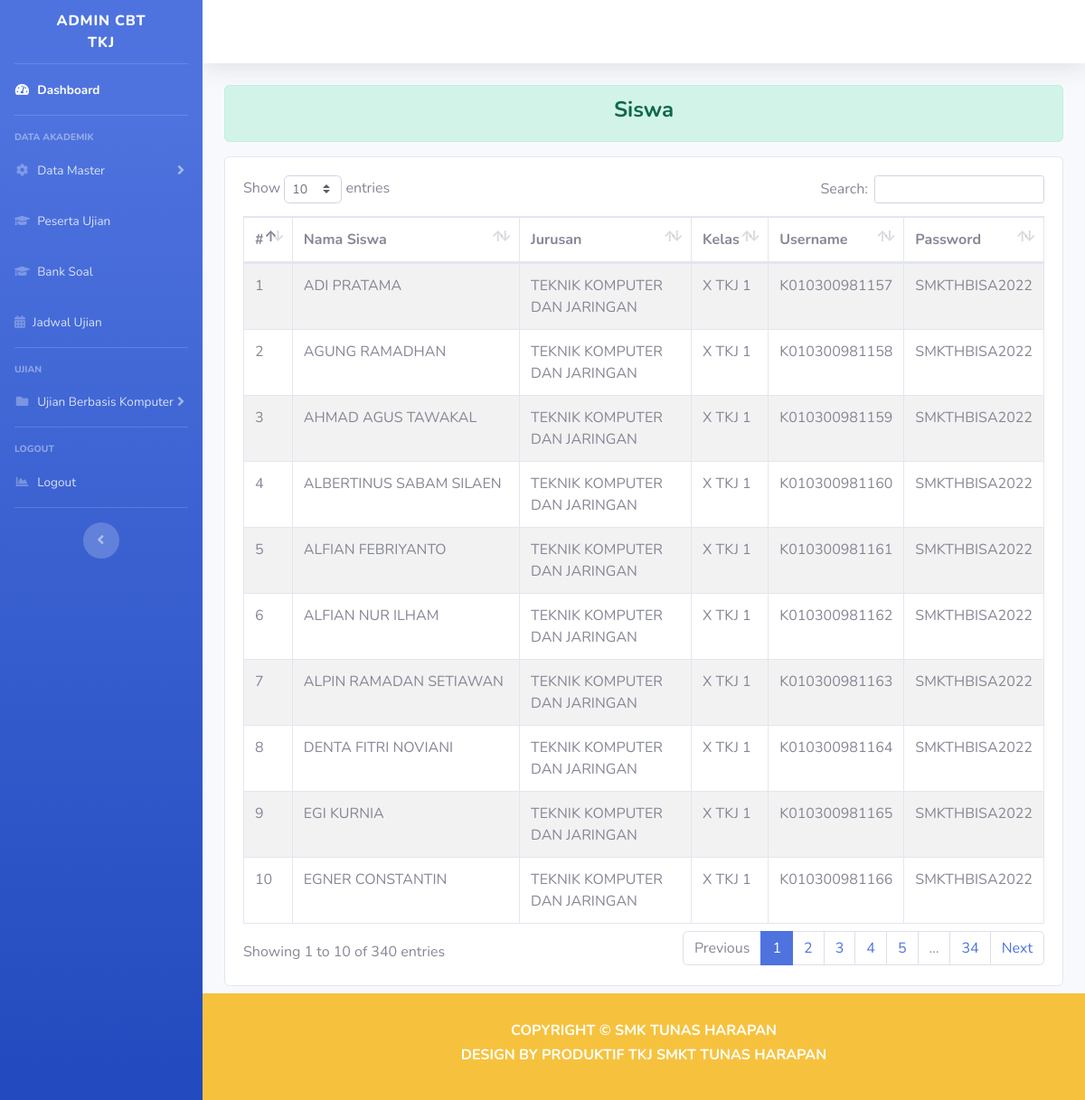
/index.php/dashboard_tkj/peserta_ujian, run on the app's committed database.
### tables this page shows
CREATE TABLE `a_siswa` (
  `id` int(11) NOT NULL,
  `nama_siswa` varchar(512) NOT NULL,
  `kelas` varchar(16) NOT NULL,
  `jurusan` varchar(8) NOT NULL,
  `username` varchar(128) NOT NULL,
  `password` varchar(128) NOT NULL,
  `level` varchar(16) NOT NULL,
  `status` varchar(16) NOT NULL
);

CREATE TABLE `a_jurusan` (
  `id` int(11) NOT NULL,
  `kode` varchar(8) NOT NULL,
  `jurusan` varchar(128) NOT NULL
);

CREATE TABLE `a_kelas` (
  `id` int(11) NOT NULL,
  `kode` varchar(8) NOT NULL,
  `kelas` varchar(128) NOT NULL
);

### application/controllers/Dashboard_tkj.php (called while the page is built, shortened)
<?php
class Dashboard_tkj extends CI_Controller
{
    function __construct()
    {
        $this->load->model('Model_jurusan');
    }
    public function peserta_ujian()
    {
        $isi['siswa'] = $this->Model_siswa->dataSiswaTKJ();
        $isi['content'] = 'TKJ/tampilan_siswa';
        $this->load->view('TKJ/templates/header');
        $this->load->view('TKJ/tampilan_dashboard', $isi);
        $this->load->view('TKJ/templates/footer');
    }
}

### index.php (called while the page is built, shortened)
<?php
require_once BASEPATH.'core/CodeIgniter.php';

### application/models/Model_siswa.php (called while the page is built, shortened)
<?php
class Model_siswa extends CI_Model
{
    public function dataSiswaTKJ()
    {
        $sql = "SELECT a_siswa.id,a_siswa.nama_siswa,a_jurusan.jurusan,a_kelas.kelas,a_siswa.username,a_siswa.password,a_siswa.level,a_siswa.status FROM `a_siswa`
                INNER JOIN a_kelas
                ON a_siswa.kelas=a_kelas.id
                INNER JOIN a_jurusan
                ON a_siswa.jurusan=a_jurusan.kode
                WHERE a_siswa.jurusan='TKJ' AND a_siswa.status='AKTIF';";
        $query = $this->db->query($sql);
        return $query->result_array();
    }
}

### application/views/TKJ/tampilan_siswa.php (the view)
<div class="alert alert-success" role="alert">
    <h4 class="text-center font-weight-bold">Siswa</h4>
</div>
<div class="row mb-2 mt-2">
    <div class="col-md">
        <div class="card">
            <div class="card-body">
                <div class="table-responsive">
                    <table class="table table-striped table-bordered" id="dataTable" width="100%" cellspacing="0">
                        <thead>
                            <tr>
                                <th>#</th>
                                <th>Nama Siswa</th>
                                <th>Jurusan</th>
                                <th>Kelas</th>
                                <th>Username</th>
                                <th>Password</th>
                            </tr>
                        </thead>
                        <tbody>
                            <tr>
                                <?php
                                $no = 1;
                                foreach ($siswa as $row) {
                                ?>
                                    <td><?php echo $no++; ?></td>
                                    <td><?= $row['nama_siswa']; ?></td>
                                    <td><?= $row['jurusan']; ?></td>
                                    <td><?= $row['kelas']; ?></td>
                                    <td><?= $row['username'] ?></td>
                                    <td><?= $row['password'] ?></td>
                            </tr>
                        <?php } ?>
                        </tbody>
                    </table>
                </div>
            </div>
        </div>
    </div>
</div>

### data on the page
a_siswa: nama_siswa "ADI PRATAMA", a_jurusan.jurusan "TEKNIK KOMPUTER DAN JARINGAN", a_kelas.kelas "X TKJ 1", username "K010300981157", password "SMKTHBISA2022"
a_siswa: nama_siswa "AGUNG RAMADHAN", a_jurusan.jurusan "TEKNIK KOMPUTER DAN JARINGAN", a_kelas.kelas "X TKJ 1", username "K010300981158", password "SMKTHBISA2022"
a_siswa: nama_siswa "AHMAD AGUS TAWAKAL", a_jurusan.jurusan "TEKNIK KOMPUTER DAN JARINGAN", a_kelas.kelas "X TKJ 1", username "K010300981159", password "SMKTHBISA2022"
a_siswa: nama_siswa "ALBERTINUS SABAM SILAEN", a_jurusan.jurusan "TEKNIK KOMPUTER DAN JARINGAN", a_kelas.kelas "X TKJ 1", username "K010300981160", password "SMKTHBISA2022"
a_siswa: nama_siswa "ALFIAN FEBRIYANTO", a_jurusan.jurusan "TEKNIK KOMPUTER DAN JARINGAN", a_kelas.kelas "X TKJ 1", username "K010300981161", password "SMKTHBISA2022"
a_siswa: nama_siswa "ALFIAN NUR ILHAM", a_jurusan.jurusan "TEKNIK KOMPUTER DAN JARINGAN", a_kelas.kelas "X TKJ 1", username "K010300981162", password "SMKTHBISA2022"
a_siswa: nama_siswa "ALPIN RAMADAN SETIAWAN", a_jurusan.jurusan "TEKNIK KOMPUTER DAN JARINGAN", a_kelas.kelas "X TKJ 1", username "K010300981163", password "SMKTHBISA2022"
a_siswa: nama_siswa "DENTA FITRI NOVIANI", a_jurusan.jurusan "TEKNIK KOMPUTER DAN JARINGAN", a_kelas.kelas "X TKJ 1", username "K010300981164", password "SMKTHBISA2022"
a_siswa: nama_siswa "EGI KURNIA", a_jurusan.jurusan "TEKNIK KOMPUTER DAN JARINGAN", a_kelas.kelas "X TKJ 1", username "K010300981165", password "SMKTHBISA2022"
a_siswa: nama_siswa "EGNER CONSTANTIN", a_jurusan.jurusan "TEKNIK KOMPUTER DAN JARINGAN", a_kelas.kelas "X TKJ 1", username "K010300981166", password "SMKTHBISA2022"
